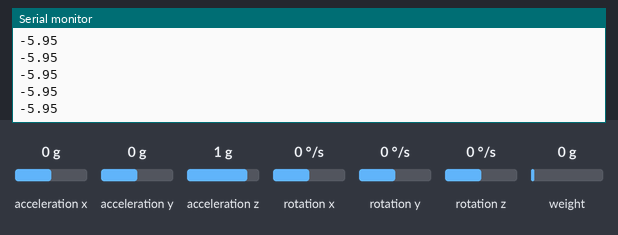
The sketch below on a simulated ESP32. Parts: the last lines printed to the serial monitor. Wiring (inferred from the names in the program): MPU-6050 motion sensor at I2C address 0x68. The inputs (shaded band) are chosen by the test bench; at power-on: weight on the scale 0 g, acceleration x 0 g, acceleration y 0 g, acceleration z 1 g, rotation x 0 °/s, rotation y 0 °/s, rotation z 0 °/s. WiFi joins after 1.5 s; servers stay silent unless stated; random numbers use the default seed unless the sketch sets one; no MQTT or app messages arrive unless stated; nothing arrives over Bluetooth unless stated; a phone connects over Bluetooth LE 3 s after start; not simulated (calls return 0 or success): secrets.h; names the files do not define were given values by the test bench: MQTT_PORT = 1883.

Above: at 2.7 s.
2.8 s: weight on the scale set to 100 g
At 2.94 s:
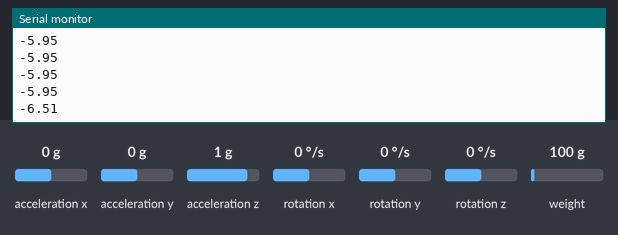
4.3 s: weight on the scale set to 1250 g
At 4.34 s:
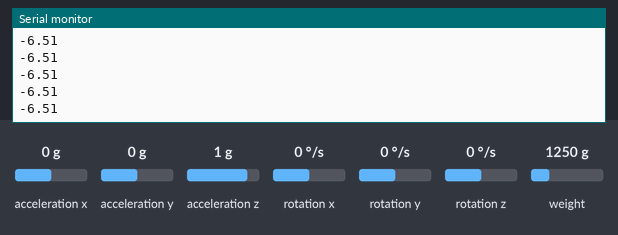
Timing chart, 0 to 7.3 s (numbered marks = the images above; inputs shaded):
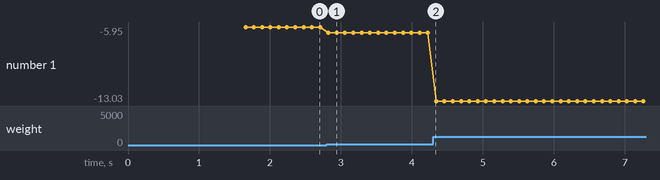

The sketch:

power_meter_v2.ino
```cpp
// vključitev lokalnih header datotek
#include "secrets.h"
#include "mpu6050_const.h"
#include "bike_details.h"
#include "const.h"

// za BLE
#include <BLEDevice.h>
#include <BLEUtils.h>
#include <BLEServer.h>
#include <BLE2902.h>
#include "BLE_const.h"
BLEServer *pServer = NULL;
BLECharacteristic *pPMCharacteristic = NULL;
bool deviceConnected = false;
bool oldDeviceConnected = false;
class MyServerCallbacks : public BLEServerCallbacks
{
	void onConnect(BLEServer *pServer)
	{
		deviceConnected = true;
	};

	void onDisconnect(BLEServer *pServer)
	{
		deviceConnected = false;
	}
};

// knjižnice
#include <Wire.h>
#include "HX711.h"
#include <WiFi.h>
#include <PubSubClient.h>

// Wi-Fi spremenljivke
const char *ssid = W_SSID;
const char *pass = W_PASS;
WiFiClient wifiClient;

// MQTT Broker
const char *mqtt_broker = MQTT_BROKER;
const int mqtt_port = MQTT_PORT;
const char *topic = "bike-gen/mocKolesarja-meter";
const char *mqtt_username = MQTT_USER;
const char *mqtt_password = MQTT_PASS;
PubSubClient client(wifiClient);

// MPU-6050
// pospeškomer
int16_t accelX, accelY, accelZ;
double gSilaX, gSilaY, gSilaZ;
// žiroskop
int16_t ziroX, ziroY, ziroZ;
double rotX, rotY, rotZ;

// kalibracijske številke
typedef float Matrix3x3[3][3];
// 3x3 martika pridobljena z programom magneto 1.2
// NE SPREMINJAJ VREDNOSTI
Matrix3x3 mpuCalibMatrix = {
	{0.994508, 0.001218, 0.003548},
	{0.001218, 0.994691, -0.000662},
	{0.003548, -0.000662, 0.996563}};

// HX711
#define SCALE_DOUT_PIN 16 // Replace with your chosen GPIO pin
#define SCALE_SCK_PIN 4	  // Replace with your chosen GPIO pin
HX711 scale;
long surovaTeza;

#define THRESHOLD 0.01
struct VrednostiMeritev
{
	// FIXME:  povprecjeTezaPozitivne in povprecjeTezaNegativne se updata samo ko klicemo funkciji za pridobitev povprecja
	double vsotaTezaPozitivne;
	double stevecTezaPozitivne;
	double povprecjeTezaPozitivne;

	double vsotaTezaNegativne;
	double stevecTezaNegativne;
	double povprecjeTezaNegativne;

	bool jeTezaNaPozitivniStrani;

	double vsotaKotnaHitrostDEG;
	double stevecKotnaHitrostDEG;
	PubSubClient& mqttClient;

	VrednostiMeritev(PubSubClient& client)
		: vsotaTezaPozitivne(0), stevecTezaPozitivne(0), povprecjeTezaPozitivne(0),
		  vsotaTezaNegativne(0), stevecTezaNegativne(0), povprecjeTezaNegativne(0), jeTezaNaPozitivniStrani(true), vsotaKotnaHitrostDEG(0), stevecKotnaHitrostDEG(0), mqttClient(client) {}

	// funkcija, ki doda meritev teze glede na predznak
	void dodajMeritevTeza(double vrednost)
	{
		bool vrednostPredznak = jePredznakPozitiven(vrednost);
		switch (vrednostPredznak == jeTezaNaPozitivniStrani)
		{
		// predznak enak
		// dodajanje k trenutnim meritvam
		case true:
			dodajTezaGledePredznak(vrednost);
			Serial.println(vrednost);
			break;
		// v tem primeru se je predznak spremenil
		// prehod čez vrednost 0
		case false:
			// če je meritev večja od THRESHOLD, potem lahko shranimo drugača se šteje, kot da je meritev napačna
			if (abs(vrednost) >= THRESHOLD)
			{
				// jeTezaNaPozitivniStrani se bo spremenil saj začnemo pridobivati meritve iz drugega predznaka
				// s switch izpisemu tista povprecja / vrednosti, ki smo jih sedaj merili
				switch (jeTezaNaPozitivniStrani)
				{
				// predznak se bo spremenil na negativnega
				// izracun povprecja pozitivnih vrednosti
				case true:
					povprecjeTezaPozitivne = pridobiPovprecjeTezaPozitivne(true);
					break;
				// predznak se bo spremenil na pozitivnega
				// izracun povprecja negativnih vrednosti
				case false:
					povprecjeTezaNegativne = pridobiPovprecjeTezaNegativne(true);
					break;
				}
				// funkcije, ki se zgodijo ob menjavi predznaka
				double mocKolesarja = pridobiMocKolesarja();
				mqttClient.publish(topic, String(mocKolesarja).c_str());
				// jeTezaNaPozitivniStrani se spremeni v predznak trenutnih meritev
				jeTezaNaPozitivniStrani = jePredznakPozitiven(vrednost);
				// dodana je trenutna vrednost k meritvam
				dodajTezaGledePredznak(vrednost);
				// izpis trenutne meritve
				Serial.println(vrednost);
			}
		}
	}

	// vrne moc kolesarja v W
	double pridobiMocKolesarja()
	{
		// povprecna kotna hitrost v deg/s
		double povprecnaKotnaHitrostDEG = pridobiPovprecjeKotnaHitrostDEG(true);
		// povprecna kotna hitrost v rad/s
		double kotnaHitrostRAD = (povprecnaKotnaHitrostDEG * PI) / 180.0;
		double povprecnaTezaKG = povprecjeTezaNegativne + povprecjeTezaPozitivne;
		double povprecnaSilaNaPedalo = povprecnaTezaKG * G_ACC;
		double povprecenNavor = povprecnaSilaNaPedalo * GONILKA_ROCICA_M;
		double mocKolesarja = povprecenNavor * kotnaHitrostRAD;
		return mocKolesarja;
	}

	// doda tezo k vsoti tez
	void dodajTezaGledePredznak(double vrednost)
	{
		bool vrednostPredznak = jePredznakPozitiven(vrednost);
		switch (vrednostPredznak)
		{
		case true:
			vsotaTezaPozitivne += vrednost;
			stevecTezaPozitivne++;
			break;
		case false:
			vsotaTezaNegativne += vrednost;
			stevecTezaNegativne++;
		}
	}

	// prišteje kotno hitrost vsoti
	void dodajKotnaHitrostDEG(double kotnaHitrostDEG)
	{
		vsotaKotnaHitrostDEG += kotnaHitrostDEG;
		stevecKotnaHitrostDEG++;
	}

	// vrne povprecje kotne hitrosti v DEG/s
	double pridobiPovprecjeKotnaHitrostDEG(bool reset)
	{
		double povprecje = vsotaKotnaHitrostDEG / stevecKotnaHitrostDEG;
		if (reset)
		{
			vsotaKotnaHitrostDEG = 0;
			stevecKotnaHitrostDEG = 0;
		}
		return povprecje;
	}

	// vrne true, če je predznak pozitiven
	bool jePredznakPozitiven(double stevilo)
	{
		return (stevilo >= 0);
	}

	// vrne povprecje pozitivnih tež, reset parameter resetira vsoto in stevec
	double pridobiPovprecjeTezaPozitivne(bool reset)
	{
		double povprecje = 0;
		povprecje = vsotaTezaPozitivne / stevecTezaPozitivne;
		if (reset)
		{
			vsotaTezaPozitivne = 0;
			stevecTezaPozitivne = 0;
		}
		povprecjeTezaPozitivne = povprecje;
		return povprecje;
	}

	// vrne povprecje negativnih tež
	// reset parameter resetira vsoto in stevec
	double pridobiPovprecjeTezaNegativne(bool reset)
	{
		double povprecje = 0;
		povprecje = vsotaTezaNegativne / stevecTezaNegativne;
		if (reset)
		{
			vsotaTezaNegativne = 0;
			stevecTezaNegativne = 0;
		}
		povprecjeTezaNegativne = povprecje;
		return povprecje;
	}

	// ponastavi vsote in števce na 0
	void ponastavi()
	{
		vsotaTezaPozitivne = 0;
		stevecTezaPozitivne = 0;
		vsotaTezaNegativne = 0;
		stevecTezaNegativne = 0;
	}
};
// KONEC STRUCT VrednostiMeritev

void setup()
{
	Serial.begin(115200);

	// BLE
	BLEDevice::init(BLE_DEVICE_NAME);
	pServer = BLEDevice::createServer();
	pServer->setCallbacks(new MyServerCallbacks());

	// PM stands for mocKolesarja meter
	BLEService *pPMService = pServer->createService(PM_SERVICE_UUID);

	pPMCharacteristic = pPMService->createCharacteristic(
		PM_CHARACTERISTIC_UUID,
		BLECharacteristic::PROPERTY_READ | BLECharacteristic::PROPERTY_NOTIFY);

	pPMCharacteristic->addDescriptor(new BLE2902());
	pPMService->start();
	BLEAdvertising *pAdvertising = BLEDevice::getAdvertising();
	pAdvertising->addServiceUUID(PM_SERVICE_UUID);
	pAdvertising->setScanResponse(false);
	pAdvertising->setMinPreferred(0x0);
	BLEDevice::startAdvertising();
	// end of BLE

	// MPU-6050
	Wire.begin(); // defaultni 21 (SDA) in 22 (SCL) drugace dodaj kot parameter
	setupMpu();

	// hx711
	scale.begin(SCALE_DOUT_PIN, SCALE_SCK_PIN);
	// scale.set_offset(-887600);

	WiFi.begin(ssid, pass);
	while (WiFi.status() != WL_CONNECTED)
	{
		Serial.print(".");
		delay(500);
	}

	Serial.println("Connected to WiFi");
	// connecting to a MQTT broker START
	client.setServer(mqtt_broker, mqtt_port);

	// loop until client is connected
	while (!client.connected())
	{
		String client_id = "power_meter_" + generateRandomClientId();

		if (client.connect(client_id.c_str(), mqtt_username, mqtt_password))
		{
			Serial.println("MQTT broker connected");
		}
		else
		{
			Serial.print("failed with state ");
			Serial.print(client.state());
			delay(2000);
		}
	}
}

// globalne spremenljivke za
double trenutnaTezaKG;
double trenutnaKotnaHitrostDEG;

// inicalizacija VrednostiMeritev
VrednostiMeritev vrednostiMeritev(client);

void loop()
{

	// posodobi vrednosti pospeškomera
	pridobiAccelVrednosti();
	// posodobi vrednost žiroskopa
	pridobiZiroVrednosti();
	// posodobi trenutno vrednost teze
	pridobiSurovoTezo();

	trenutnaTezaKG = ((surovaTeza - (-107400.0)) / -74170.0) - 4.5;
	trenutnaKotnaHitrostDEG = sqrt(pow(rotX, 2) + pow(rotY, 2) + pow(rotZ, 2));
	vrednostiMeritev.dodajKotnaHitrostDEG(trenutnaKotnaHitrostDEG);
	vrednostiMeritev.dodajMeritevTeza(trenutnaTezaKG);

	delay(15);
}

// funkcije za HX711
// WARNING: be careful when using because it will not neccesseraly update
void pridobiSurovoTezo()
{
	if (scale.is_ready())
	{
		surovaTeza = scale.read_average(1);
	}
}

// funkcije za MPU-6050
// mpu6050_const.h vsebuje veliko spremenljivk za to

// functions for MPU-6050
// mpu6050_const.h contains lots of variables for this
void setupMpu()
{
	// osnovna konfiguracija
	Wire.beginTransmission(MPU_ADDR);
	Wire.write(0x6B);		// register za upravljanje napajanja
	Wire.write(0b00000000); // nastavi SLEEP register na 0 (glej 4.28)
	Wire.endTransmission();

	// konfiguracija žiroskopa
	Wire.beginTransmission(MPU_ADDR);
	Wire.write(0x1B);
	// Bit 3 in 4 za konfiguracijo žiroskopa (glej 4.4)
	// 00 (0) +/- 250deg/s
	// 01 (1) +/- 500deg/s
	// 10 (2) +/- 1000deg/s
	// 11 (3) +/- 2000deg/s
	uint8_t gyro_nastavitev;
	// s spreminjanjem 3 in 4 bita lahko nastavimo različno občutljivost senzorja
	switch (FS_SEL)
	{
	case 0:
		gyro_nastavitev = 0b00000000; // nastavljen na +/- 250deg/sec
		break;
	case 1:
		gyro_nastavitev = 0b00001000; // nastavljen na +/- 500deg/sec
		break;
	case 2:
		gyro_nastavitev = 0b00010000; // nastavljen na +/- 1000deg/sec
		break;
	case 3:
		gyro_nastavitev = 0b00011000; // nastavljen na +/- 2000deg/sec
		break;
	}
	Wire.write(gyro_nastavitev);
	Wire.endTransmission();

	// konfiguracija pospeškomera
	Wire.beginTransmission(MPU_ADDR);
	Wire.write(0x1C);
	// 00 (0) +/- 2g
	// 01 (1) +/- 4g
	// 10 (2) +/- 8g
	// 11 (3) +/- 16g
	uint8_t accel_nastavitev;
	// s spreminjanjem 3 in 4 bita lahko nastavimo različno občutljivost senzorja
	switch (AFS_SEL)
	{
	case 0:
		accel_nastavitev = 0b00000000; // nastavljen na +/- 2g
		break;
	case 1:
		accel_nastavitev = 0b00001000; // nastavljen na +/- 4g
		break;
	case 2:
		accel_nastavitev = 0b00010000; // nastavljen na +/- 8g
		break;
	case 3:
		accel_nastavitev = 0b00011000; // nastavljen na +/- 16g
		break;
	}
	Wire.write(accel_nastavitev);
	Wire.endTransmission();
}

void pridobiAccelVrednosti()
{
	Wire.beginTransmission(MPU_ADDR);
	Wire.write(0x3B); // izbran začetni register
	Wire.endTransmission();
	Wire.requestFrom(MPU_ADDR, 6); // zahteva accel registre (3B - 40)
	while (Wire.available() < 6)
		; // program caka da je na voljo vseh 6 bytov
	accelX = (Wire.read() << 8) | Wire.read();
	accelY = (Wire.read() << 8) | Wire.read();
	accelZ = (Wire.read() << 8) | Wire.read();

	procesirajAccelVrednosti();
}

// FIXME: funkcija shranjuje umerjene vrednosti znotraj globalnih gSilaX,Y,Z, zato ne morete dostopati do nekalibriranih podatkov (lahko, vendar samo iz surovega)
void procesirajAccelVrednosti()
{
	// LSB/g glej poglavje 4.17
	// FIXME: vrednost je določena le ko je accel nastavljen na 2G
	// kalibracija z magneto 1.2 100 podatkov
	// to kar počne je v bistvu samo delitev pristranskosti, tako da se ujema s trenutno nastavitvijo deg/sec
	gSilaX = (accelX - ((BIAS_ACCEL_X) / (LSB_G_CALIBRATED / LSB_G)));
	gSilaY = (accelY - ((BIAS_ACCEL_Y) / (LSB_G_CALIBRATED / LSB_G)));
	gSilaZ = (accelZ - ((BIAS_ACCEL_Z) / (LSB_G_CALIBRATED / LSB_G)));

	gSilaX = mpuCalibMatrix[0][0] * gSilaX + mpuCalibMatrix[0][1] * gSilaY + mpuCalibMatrix[0][2] * gSilaZ;
	gSilaY = mpuCalibMatrix[1][0] * gSilaX + mpuCalibMatrix[1][1] * gSilaY + mpuCalibMatrix[1][2] * gSilaZ;
	gSilaZ = mpuCalibMatrix[2][0] * gSilaX + mpuCalibMatrix[2][1] * gSilaY + mpuCalibMatrix[2][2] * gSilaZ;

	gSilaX = gSilaX / LSB_G;
	gSilaY = gSilaY / LSB_G;
	gSilaZ = gSilaZ / LSB_G;
}

void pridobiZiroVrednosti()
{
	Wire.beginTransmission(MPU_ADDR); // I2C naslov MPU
	Wire.write(0x43);				  // izbran začeten register
	Wire.endTransmission();
	Wire.requestFrom(0b1101000, 6); // zahteva ziro registere (43 - 48)
	while (Wire.available() < 6)
		; // program caka da je na voljo vseh 6 bytov
	ziroX = Wire.read() << 8 | Wire.read();
	ziroY = Wire.read() << 8 | Wire.read();
	ziroZ = Wire.read() << 8 | Wire.read();
	procesirajZiroVrednosti();
}

void procesirajZiroVrednosti()
{
	// LSB/deg/s glej poglavje 4.19
	// to kar počne je v bistvu samo delitev pristranskosti, tako da se ujema s trenutno nastavitvijo deg/sec
	rotX = (ziroX - ((BIAS_GYRO_X) / (LSB_DEG_CALIBRATED / LSB_DEG)));
	rotY = (ziroY - ((BIAS_GYRO_Y) / (LSB_DEG_CALIBRATED / LSB_DEG)));
	rotZ = (ziroZ - ((BIAS_GYRO_Z) / (LSB_DEG_CALIBRATED / LSB_DEG)));

	// FIXME: ne vem, če je ta matrika najboljša za podatke žiroskopa
	rotX = mpuCalibMatrix[0][0] * rotX + mpuCalibMatrix[0][1] * rotY + mpuCalibMatrix[0][2] * rotZ;
	rotY = mpuCalibMatrix[1][0] * rotX + mpuCalibMatrix[1][1] * rotY + mpuCalibMatrix[1][2] * rotZ;
	rotZ = mpuCalibMatrix[2][0] * rotX + mpuCalibMatrix[2][1] * rotY + mpuCalibMatrix[2][2] * rotZ;

	rotX = rotX / LSB_DEG;
	rotY = rotY / LSB_DEG;
	rotZ = rotZ / LSB_DEG;
}


// FIXME: ko odpravis mqtt lahko izbrišeš
char generateRandomChar()
{
	const char charset[] = "abcdefghijklmnopqrstuvwxyzABCDEFGHIJKLMNOPQRSTUVWXYZ0123456789";
	const int charsetSize = sizeof(charset) - 1;

	// Generate a random index within the character set
	int randomIndex = rand() % charsetSize;

	// Return the random character
	return charset[randomIndex];
}

// FIMX: ko odpravis mqtt lahko izbrišeš
String generateRandomClientId()
{
	String clientId = "";
	for (int i = 0; i < 8; ++i)
	{
		clientId += generateRandomChar();
	}
	return clientId;
}
```

BLE_const.h
```cpp
// PM stands for power meter
#define BLE_DEVICE_NAME "bike-gen_power-meter"
#define PM_SERVICE_UUID "bc8ef0e3-0ddd-4b05-b3d0-d6b0d582f6c2"
#define PM_CHARACTERISTIC_UUID "e42cd297-6b7d-4407-9f91-7ed9767f9b5f"
```

bike_details.h
```cpp
#define GONILKA_ROCICA_M 0.155
```

const.h
```cpp
#define G_ACC 9.80665
```

mpu6050_const.h
```cpp
// for MPU-6050
// values for 250deg/s
// I2C podrobnosti
#define MPU_ADDR 0x68


// #define BIAS_GYRO_X -7651
// #define BIAS_GYRO_Y 545
// #define BIAS_GYRO_Z 80
#define BIAS_GYRO_X -66
#define BIAS_GYRO_Y 26
#define BIAS_GYRO_Z 52

#define BIAS_ACCEL_X 357.108853
#define BIAS_ACCEL_Y -23.930205
#define BIAS_ACCEL_Z 131.861592

// gyroscope range
// FS_SEL Full Scale Range LSB Sensitivity
// 0 ± 250 °/s 131 LSB/°/s
// 1 ± 500 °/s 65.5 LSB/°/s
// 2 ± 1000 °/s 32.8 LSB/°/s
// 3 ± 2000 °/s 16.4 LSB/°/s
#define FS_SEL 3
#if FS_SEL == 0 // ± 250 °/s
#define LSB_DEG 131.0
#elif FS_SEL == 1 // ± 500 °/s
#define LSB_DEG 65.5
#elif FS_SEL == 2 // ± 1000 °/s
#define LSB_DEG 32.8
#elif FS_SEL == 3 // ± 2000 °/s
#define LSB_DEG 16.4
#endif
#define LSB_DEG_CALIBRATED 16.4 // setting / value used when calibrating nof LSB

// accelometer range
// AFS_SEL Full Scale Range LSB Sensitivity
// 0 ±2g 16384 LSB/g
// 1 ±4g 8192 LSB/g
// 2 ±8g 4096 LSB/g
// 3 ±16g 2048 LSB/g
#define AFS_SEL 2
#if AFS_SEL == 0 // ±2g
#define LSB_G 16384.0
#elif AFS_SEL == 1 // ±4g
#define LSB_G 8192.0
#elif AFS_SEL == 2 // ±8g
#define LSB_G 4096.0
#elif AFS_SEL == 3 // ±16g
#define LSB_G 2048.0
#endif
#define LSB_G_CALIBRATED 4096.0 // setting / value used when calibrating
```

Measured:
- after the input at 2.8 s, the serial monitor: prints a new line at once (image 1)
- plotted number 1: -5.95 → -6.51 after the input at 2.8 s, -6.51 → -13.03 after the input at 4.3 s
